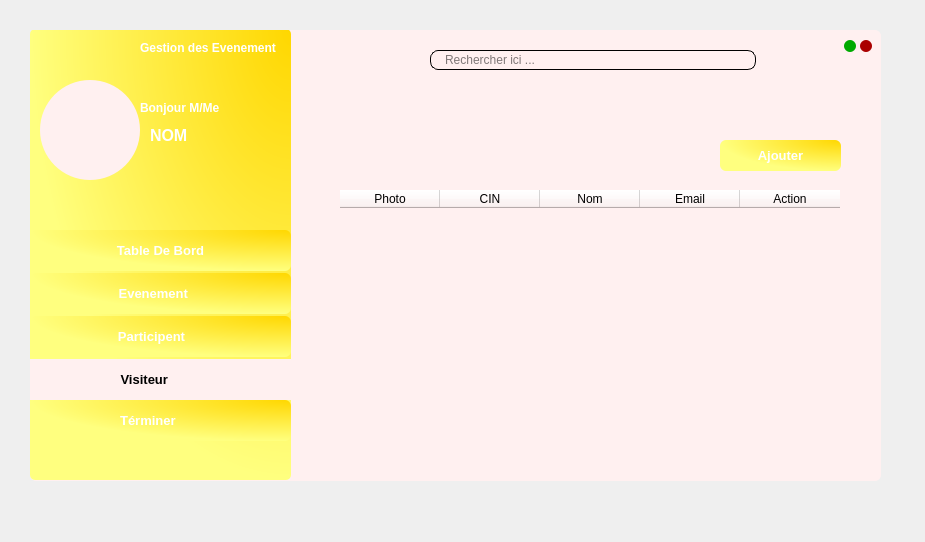
<?xml version="1.0" encoding="UTF-8"?>
<ui version="4.0">
 <class>vist</class>
 <widget class="QWidget" name="vist">
  <property name="geometry">
   <rect>
    <x>0</x>
    <y>0</y>
    <width>925</width>
    <height>542</height>
   </rect>
  </property>
  <property name="windowTitle">
   <string>Form</string>
  </property>
  <widget class="QWidget" name="visiteur_w" native="true">
   <property name="geometry">
    <rect>
     <x>30</x>
     <y>30</y>
     <width>851</width>
     <height>451</height>
    </rect>
   </property>
   <property name="styleSheet">
    <string notr="true">background-color: rgb(255, 240, 240);
border-radius: 6px;</string>
   </property>
   <widget class="QLabel" name="menu">
    <property name="geometry">
     <rect>
      <x>0</x>
      <y>-1</y>
      <width>261</width>
      <height>451</height>
     </rect>
    </property>
    <property name="styleSheet">
     <string notr="true">    background-color: qradialgradient(cx: 1, cy: 0, radius: 1, fx: 1, fy: 0, stop: 0#FFD700, stop: 1 rgb(255, 255, 127) );
    color: white;
    padding: 10px;
    border-radius: 5px;
    box-shadow: 0 0 10px rgba(0, 0, 0, 0.1); </string>
    </property>
    <property name="text">
     <string/>
    </property>
   </widget>
   <widget class="QLabel" name="titre">
    <property name="geometry">
     <rect>
      <x>110</x>
      <y>10</y>
      <width>151</width>
      <height>16</height>
     </rect>
    </property>
    <property name="font">
     <font>
      <pointsize>9</pointsize>
      <weight>75</weight>
      <bold>true</bold>
     </font>
    </property>
    <property name="styleSheet">
     <string notr="true">background-color:none;
color: rgb(255, 255, 255);</string>
    </property>
    <property name="text">
     <string>Gestion des Evenement</string>
    </property>
   </widget>
   <widget class="QLabel" name="pic">
    <property name="geometry">
     <rect>
      <x>10</x>
      <y>50</y>
      <width>100</width>
      <height>100</height>
     </rect>
    </property>
    <property name="font">
     <font>
      <pointsize>8</pointsize>
     </font>
    </property>
    <property name="styleSheet">
     <string notr="true">border-radius:50px;</string>
    </property>
    <property name="text">
     <string/>
    </property>
   </widget>
   <widget class="QLabel" name="nom">
    <property name="geometry">
     <rect>
      <x>120</x>
      <y>90</y>
      <width>141</width>
      <height>31</height>
     </rect>
    </property>
    <property name="font">
     <font>
      <pointsize>12</pointsize>
      <weight>75</weight>
      <bold>true</bold>
     </font>
    </property>
    <property name="styleSheet">
     <string notr="true">background-color:none;
color: rgb(255, 255, 255);</string>
    </property>
    <property name="text">
     <string>NOM</string>
    </property>
   </widget>
   <widget class="QLabel" name="salut">
    <property name="geometry">
     <rect>
      <x>110</x>
      <y>70</y>
      <width>101</width>
      <height>16</height>
     </rect>
    </property>
    <property name="font">
     <font>
      <pointsize>9</pointsize>
      <weight>75</weight>
      <bold>true</bold>
     </font>
    </property>
    <property name="styleSheet">
     <string notr="true">background-color:none;
color: rgb(255, 255, 255);</string>
    </property>
    <property name="text">
     <string>Bonjour M/Me</string>
    </property>
   </widget>
   <widget class="QPushButton" name="bord">
    <property name="geometry">
     <rect>
      <x>0</x>
      <y>200</y>
      <width>261</width>
      <height>41</height>
     </rect>
    </property>
    <property name="font">
     <font>
      <pointsize>10</pointsize>
      <weight>75</weight>
      <bold>true</bold>
     </font>
    </property>
    <property name="styleSheet">
     <string notr="true">QPushButton{
    background-color: qradialgradient(cx: 1, cy: 0, radius: 1, fx: 1, fy: 0, stop: 0#FFD700, stop: 1 rgb(255, 255, 127) );
    color: rgb(255, 255, 255);
    border: None;
}
QPushButton:hover{
	background-color: rgb(255, 240, 240);
    color: rgb(0, 0, 0);
}</string>
    </property>
    <property name="text">
     <string>Table De Bord</string>
    </property>
   </widget>
   <widget class="QPushButton" name="event">
    <property name="geometry">
     <rect>
      <x>0</x>
      <y>243</y>
      <width>261</width>
      <height>41</height>
     </rect>
    </property>
    <property name="maximumSize">
     <size>
      <width>16777215</width>
      <height>41</height>
     </size>
    </property>
    <property name="font">
     <font>
      <pointsize>10</pointsize>
      <weight>75</weight>
      <bold>true</bold>
     </font>
    </property>
    <property name="styleSheet">
     <string notr="true">QPushButton{
    background-color: qradialgradient(cx: 1, cy: 0, radius: 1, fx: 1, fy: 0, stop: 0#FFD700, stop: 1 rgb(255, 255, 127) );
    color: rgb(255, 255, 255);
    border: None;
}
QPushButton:hover{
	background-color: rgb(255, 240, 240);
    color: rgb(0, 0, 0);
}</string>
    </property>
    <property name="text">
     <string>Evenement    </string>
    </property>
   </widget>
   <widget class="QPushButton" name="participent">
    <property name="geometry">
     <rect>
      <x>0</x>
      <y>286</y>
      <width>261</width>
      <height>41</height>
     </rect>
    </property>
    <property name="font">
     <font>
      <pointsize>10</pointsize>
      <weight>75</weight>
      <bold>true</bold>
     </font>
    </property>
    <property name="styleSheet">
     <string notr="true">QPushButton{
    background-color: qradialgradient(cx: 1, cy: 0, radius: 1, fx: 1, fy: 0, stop: 0#FFD700, stop: 1 rgb(255, 255, 127) );
    color: rgb(255, 255, 255);
    border: None;
}
QPushButton:hover{
	background-color: rgb(255, 240, 240);
    color: rgb(0, 0, 0);
}</string>
    </property>
    <property name="text">
     <string>Participent     </string>
    </property>
   </widget>
   <widget class="QPushButton" name="visiteur">
    <property name="geometry">
     <rect>
      <x>0</x>
      <y>329</y>
      <width>261</width>
      <height>41</height>
     </rect>
    </property>
    <property name="font">
     <font>
      <pointsize>10</pointsize>
      <weight>75</weight>
      <bold>true</bold>
     </font>
    </property>
    <property name="styleSheet">
     <string notr="true">border-radius: 0px;</string>
    </property>
    <property name="text">
     <string>Visiteur         </string>
    </property>
   </widget>
   <widget class="QLineEdit" name="recherche">
    <property name="geometry">
     <rect>
      <x>400</x>
      <y>20</y>
      <width>326</width>
      <height>20</height>
     </rect>
    </property>
    <property name="styleSheet">
     <string notr="true">                max-width: 300px;
                padding: 0px 12px; 
                border-radius: 8px;
                border: 1px solid #000000;
                outline: none;
                box-shadow: 0px 0px 20px -18px; </string>
    </property>
    <property name="placeholderText">
     <string>Rechercher ici ...</string>
    </property>
   </widget>
   <widget class="QPushButton" name="cam">
    <property name="geometry">
     <rect>
      <x>740</x>
      <y>10</y>
      <width>50</width>
      <height>50</height>
     </rect>
    </property>
    <property name="text">
     <string/>
    </property>
   </widget>
   <widget class="QPushButton" name="reduit">
    <property name="geometry">
     <rect>
      <x>814</x>
      <y>10</y>
      <width>12</width>
      <height>12</height>
     </rect>
    </property>
    <property name="styleSheet">
     <string notr="true">QPushButton{
	background-color: rgb(0, 170, 0);
    border-radius: 6px;
   border: none;
}
QPushButton:pressed{
	background-color: rgb(0, 255, 0);
 }</string>
    </property>
    <property name="text">
     <string/>
    </property>
   </widget>
   <widget class="QPushButton" name="close">
    <property name="geometry">
     <rect>
      <x>830</x>
      <y>10</y>
      <width>12</width>
      <height>12</height>
     </rect>
    </property>
    <property name="styleSheet">
     <string notr="true">QPushButton{
	background-color: rgb(170, 0, 0);
    border-radius: 6px;
   border: none;
}
QPushButton:pressed{
	background-color: rgb(255, 0, 0);
 }</string>
    </property>
    <property name="text">
     <string/>
    </property>
   </widget>
   <widget class="QPushButton" name="Terminer">
    <property name="geometry">
     <rect>
      <x>0</x>
      <y>370</y>
      <width>261</width>
      <height>41</height>
     </rect>
    </property>
    <property name="font">
     <font>
      <pointsize>10</pointsize>
      <weight>75</weight>
      <bold>true</bold>
     </font>
    </property>
    <property name="styleSheet">
     <string notr="true">QPushButton{
    background-color: qradialgradient(cx: 1, cy: 0, radius: 1, fx: 1, fy: 0, stop: 0#FFD700, stop: 1 rgb(255, 255, 127) );
    color: rgb(255, 255, 255);
    border: None;
}
QPushButton:hover{
	background-color: rgb(255, 240, 240);
    color: rgb(0, 0, 0);
}</string>
    </property>
    <property name="text">
     <string>Términer       </string>
    </property>
   </widget>
   <widget class="QTableWidget" name="list_visiteur">
    <property name="geometry">
     <rect>
      <x>310</x>
      <y>160</y>
      <width>501</width>
      <height>271</height>
     </rect>
    </property>
    <column>
     <property name="text">
      <string>Photo</string>
     </property>
    </column>
    <column>
     <property name="text">
      <string>CIN</string>
     </property>
    </column>
    <column>
     <property name="text">
      <string>Nom</string>
     </property>
    </column>
    <column>
     <property name="text">
      <string>Email</string>
     </property>
    </column>
    <column>
     <property name="text">
      <string>Action</string>
     </property>
    </column>
   </widget>
   <widget class="QPushButton" name="ajouter">
    <property name="geometry">
     <rect>
      <x>690</x>
      <y>110</y>
      <width>121</width>
      <height>31</height>
     </rect>
    </property>
    <property name="font">
     <font>
      <pointsize>10</pointsize>
      <weight>75</weight>
      <bold>true</bold>
     </font>
    </property>
    <property name="styleSheet">
     <string notr="true">QPushButton{
    background-color: qradialgradient(cx: 1, cy: 0, radius: 1, fx: 1, fy: 0, stop: 0#FFD700, stop: 1 rgb(255, 255, 127) );
    color: rgb(255, 255, 255);
    border: None;
}
QPushButton:hover{
	background-color: rgb(255, 240, 240);
    color: rgb(0, 0, 0);
}
</string>
    </property>
    <property name="text">
     <string>Ajouter</string>
    </property>
   </widget>
  </widget>
 </widget>
 <resources/>
 <connections/>
</ui>
